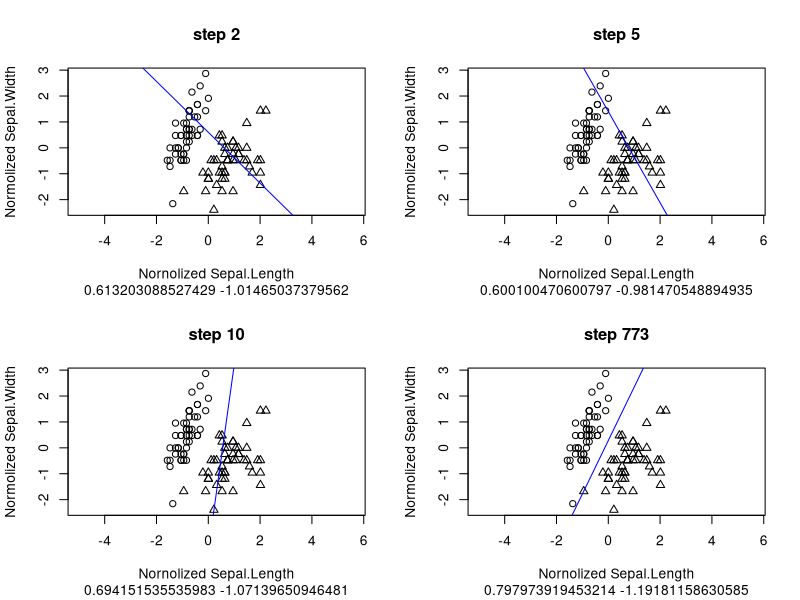

Reproduce this figure in R.
trainingSampleNormalization <-function(xl){
  n <- dim(xl)[2] -1
  for(i in 1:n) 
  {
    xl[, i] <-(xl[, i] - mean(xl[, i])) / sd(xl[, i]) 
  }
  return (xl)
}
trainingSamplePrepare <-function(xl){
  l <- dim(xl)[1]
  n <- dim(xl)[2]-1
  xl <- cbind(xl[, 1:n], seq(from = -1, to =-1, length.out = 1), xl[, n + 1])
}

## Логарифмическая функция потерь
lossLog<-function(x)
  {
    return (log2(1 + exp(-x)))
  }
## Сигмоидная функция
sigmoidFunction <-function(z)
  {
    return (1 / (1 + exp(-z)))
  }
## Стохастический градиент для логистической регрессии
sg.LogRegression <-function(xl)
  {
    l <-dim(xl)[1]
    n <-dim(xl)[2]-1  
    result_log <- list()
    w <-c(1 / 2, 1 / 2, 1 / 2)
    iterCount <-0
    lambda <- 1/l
    ## initialize Q
    Q <- 0
    for (i in 1:l)
    {
      ## calculate the scalar product <w,x>
        wx <-sum(w * xl[i, 1:n])   
        ## calculate a margin 
        margin <- wx * xl[i, n + 1] 
        Q <- Q + lossLog(margin)   
    }
    repeat
    {
      # select the random index from the error objects errorIndexes
      i <- sample(1:l, 1)
      iterCount <- iterCount + 1 
       #i <-sample(1:l, 1)
      xi <- xl[i, 1:n]
      yi <- xl[i, n + 1]
      ## calculate the scalar product <w,xi>
      wx  <- sum(w * xi)
      ## make a gradient step
      margin <- wx * yi
      ex <-lossLog(margin) 
      eta <-0.3 #1 / iterCount 
      w <-w + eta * xi * yi * sigmoidFunction(-wx * yi)
      result_log <-c(result_log, list(w))
      ## Calculate a new Q
      Qprev <-Q
      Q <-(1-lambda) * Q + lambda * ex
      if (abs(Qprev-Q) / abs(max(Qprev, Q)) < 1e-5) 
        break
    }
    return (result_log)
}

## Отбираем только интересующие нас классы и переводим их в матрицу dm
dd <- iris[iris$Species != "versicolor", -(3:4)]
dm <- data.matrix(dd[, 1:2])

dm <- cbind(dm, 1)

dc <- rep(1, nrow(dm))
## и исправляем те, что в классе -1
dc[dd$Species == "virginica"] <- -1

## меняем объекты класса sepal на -1
for(i in 1:50){
  dm[i,3] = -1
}
## Нормализация данных
xlNorm <-trainingSampleNormalization(dm)
xlNorm <-trainingSamplePrepare(xlNorm)

## Логистическая регрессия
w_log <-sg.LogRegression(xlNorm)

a_log = seq(1,length(w_log))*0
b_log = seq(1, length(w_log))*0

for(i in 1:length(w_log)){
  a_log[i] = w_log[[i]][3] / w_log[[i]][2] 
  b_log[i] = -w_log[[i]][1] / w_log[[i]][2]
}
steps_a_log <- c(a_log[2], a_log[5], a_log[10], a_log[length(a_log)])
steps_b_log <- c(b_log[2], b_log[5], b_log[10], b_log[length(b_log)])
steps_log <- c(2,5,10,length(a_log))
par(mfrow=c(2,2))
for (i in 1:4){
  plot(xlNorm[, 1], xlNorm[, 2], pch = ifelse(xlNorm[,4] > 0, 2, 1), asp = 1, xlab = "Nornolized Sepal.Length",
       ylab = "Normolized Sepal.Width", main = paste("step", steps_log[i]), sub=paste(a_log[i], b_log[i], collapse=' '))
  abline(steps_a_log[i], steps_b_log[i], col="blue")
}

#abline(steps_a[4], steps_b[4], col="blue")
#abline(-w[3] / w[2], -w[1] / w[2])
